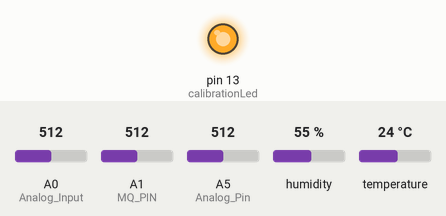
This sketch was run on a simulated Arduino Uno, built with avr-gcc and run on an emulated ATmega328P. Parts: output pins drawn as LEDs (lit = HIGH). The test bench sets the inputs (shaded band); at power-on: A0 (Analog_Input) = 512, A1 (MQ_PIN) = 512, A5 (Analog_Pin) = 512, humidity 55 %, temperature 24 °C. What the sketch prints to the serial monitor is not drawn.

Above: at 0.1 s.
At 25.1 s:
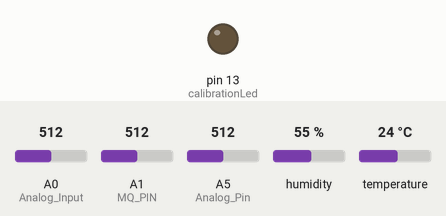
Timing chart, 0 to 26.6 s (numbered marks = the images above):
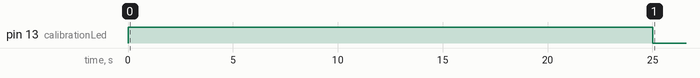

The sketch:

Integrated_Sensor_Code.ino
```cpp
const int calibrationLed = 13;
const int MQ_PIN=A1;
int RL_VALUE=5;
float RO_CLEAN_AIR_FACTOR=9.83;

int CALIBARAION_SAMPLE_TIMES=50;
int CALIBRATION_SAMPLE_INTERVAL=500;

int READ_SAMPLE_INTERVAL=50;
int READ_SAMPLE_TIMES=5;

#define GAS_LPG     0
#define GAS_CO      1
#define GAS_SMOKE   2

float LPGCurve[3]   = {2.3,0.21,-0.47};

float COCurve[3]    = {2.3,0.72,-0.34};

float SmokeCurve[3] = {2.3,0.53,-0.44};     // two points are taken from the curve.
                                            // with these two points, a line is formed which is "approximately equivalent"
                                            // to the original curve.
                                            // data format:{ x, y, slope}; point1: (lg200, 0.53), point2: (lg10000,  -0.22)
float Ro = 10;                              // Ro is initialized to 10 kilo ohms

#define Analog_Input A0
#define CO2_Zero_Ref 55

const float Ref_Voltage = 3.3;
const int Analog_Pin = A5;

#include <Adafruit_Sensor.h>
#include <DHT.h>

#define DHTPIN 2

#define DHTTYPE DHT22

// Initialize DHT sensor:
DHT dht = DHT(DHTPIN, DHTTYPE);

void setup() {
    Serial.begin(9600);
    pinMode(Analog_Input, INPUT);

    pinMode(calibrationLed,OUTPUT);
    digitalWrite(calibrationLed,HIGH);

    Ro = MQCalibration(MQ_PIN);
    digitalWrite(calibrationLed,LOW);

    delay(3000);

    dht.begin();
    delay(2000);
}

void loop() {
    int CO2_Conv_PPM = 0;
    float Vout = 0;
    long iPPM_LPG = 0;
    long iPPM_CO = 0;
    long iPPM_Smoke = 0;

    Vout = read_O2_Vout();

    //---- Serial Print --------------------------
    //Serial.println(readO2Level());
    //--------------------------------------------
    delay(10);

    CO2_Conv_PPM = read_CO2_Vout();

    //---- Serial Print --------------------------
    //Serial.println(CO2_Conv_PPM);
    //--------------------------------------------
    delay(10);

    iPPM_LPG = MQGetGasPercentage(MQRead(MQ_PIN)/Ro,GAS_LPG);
    iPPM_CO = MQGetGasPercentage(MQRead(MQ_PIN)/Ro,GAS_CO);
    iPPM_Smoke = MQGetGasPercentage(MQRead(MQ_PIN)/Ro,GAS_SMOKE);

    //---- Serial Print --------------------------
    //Serial.println("LPG "+iPPM_LPG);

    //Serial.println(iPPM_CO);

    //Serial.print(iPPM_Smoke);
    //--------------------------------------------

    delay(10);

    float h = dht.readHumidity();
    float t = dht.readTemperature();
    float f = dht.readTemperature(true);

    if (isnan(h) || isnan(t) || isnan(f)) {
      Serial.println("Failed to read from DHT sensor!");
      return;
    }

    //---- Serial Print --------------------------
    Serial.print(f);
    Serial.print(" ");
    Serial.print(h);
    Serial.print(" ");
    Serial.print(readO2Level());
    Serial.print(" ");
    Serial.print(CO2_Conv_PPM);
    Serial.print(" ");
    Serial.print(iPPM_CO);
    Serial.print(" ");
    Serial.println(iPPM_LPG);
    //--------------------------------------------

}

float read_O2_Vout() {
    long sum = 0;
    for(int i=0; i<38; i++)
    {
    sum += analogRead(Analog_Pin);
    }
    sum >>= 5;
    float MeasuredVout = sum * (Ref_Voltage / 1023.0);
    return MeasuredVout;
}   // Remember that analog read only reads up to 1023

float readO2Level() {
    float MeasuredVout = read_O2_Vout();
    float Concentration = MeasuredVout * 0.21 / 2.0;
    float Concentration_Percentage=Concentration*100;
    return Concentration_Percentage;
}

float read_CO2_Vout() {
    int Current_CO2_Level[10];
    int Raw_CO2_Level = 0;
    int CO2_PPM = 0;
    int zzz = 0;

    for (int x = 0;x<10;x++)  // sample CO2 10x over 2 seconds
    {
      Current_CO2_Level[x]=analogRead(A0);
      delay(10);
    }

    for (int x = 0;x<10;x++)
    {
      zzz=zzz + Current_CO2_Level[x];
    }

    Raw_CO2_Level = zzz/10;
    CO2_PPM = Raw_CO2_Level - CO2_Zero_Ref;
    return CO2_PPM;
}

float MQResistanceCalculation(int raw_adc) {
  return ( ((float)RL_VALUE*(1023-raw_adc)/raw_adc));
}

float MQCalibration(int mq_pin) {
    int i;
    float val=0;

    for (i=0;i<CALIBARAION_SAMPLE_TIMES;i++) {            //take multiple samples
        val += MQResistanceCalculation(analogRead(mq_pin));
        delay(CALIBRATION_SAMPLE_INTERVAL);
    }
    val = val/CALIBARAION_SAMPLE_TIMES;                   //calculate the average value
    val = val/RO_CLEAN_AIR_FACTOR;                        //divided by RO_CLEAN_AIR_FACTOR yields the Ro
    return val;                                                      //according to the chart in the datasheet

}

float MQRead(int mq_pin) {
    int i;
    float rs=0;

    for (i=0;i<READ_SAMPLE_TIMES;i++) {
        rs += MQResistanceCalculation(analogRead(mq_pin));
        delay(READ_SAMPLE_INTERVAL);
    }

    rs = rs/READ_SAMPLE_TIMES;
    return rs;
}


long MQGetGasPercentage(float rs_ro_ratio, int gas_id) {
    if ( gas_id == GAS_LPG ) {
        return MQGetPercentage(rs_ro_ratio,LPGCurve);
    } else if ( gas_id == GAS_CO ) {
        return MQGetPercentage(rs_ro_ratio,COCurve);
    } else if ( gas_id == GAS_SMOKE ) {
        return MQGetPercentage(rs_ro_ratio,SmokeCurve);
    }

    return 0;
}

long  MQGetPercentage(float rs_ro_ratio, float *pcurve) {
    return (pow(10,( ((log(rs_ro_ratio)-pcurve[1])/pcurve[2]) + pcurve[0])));
}
```
